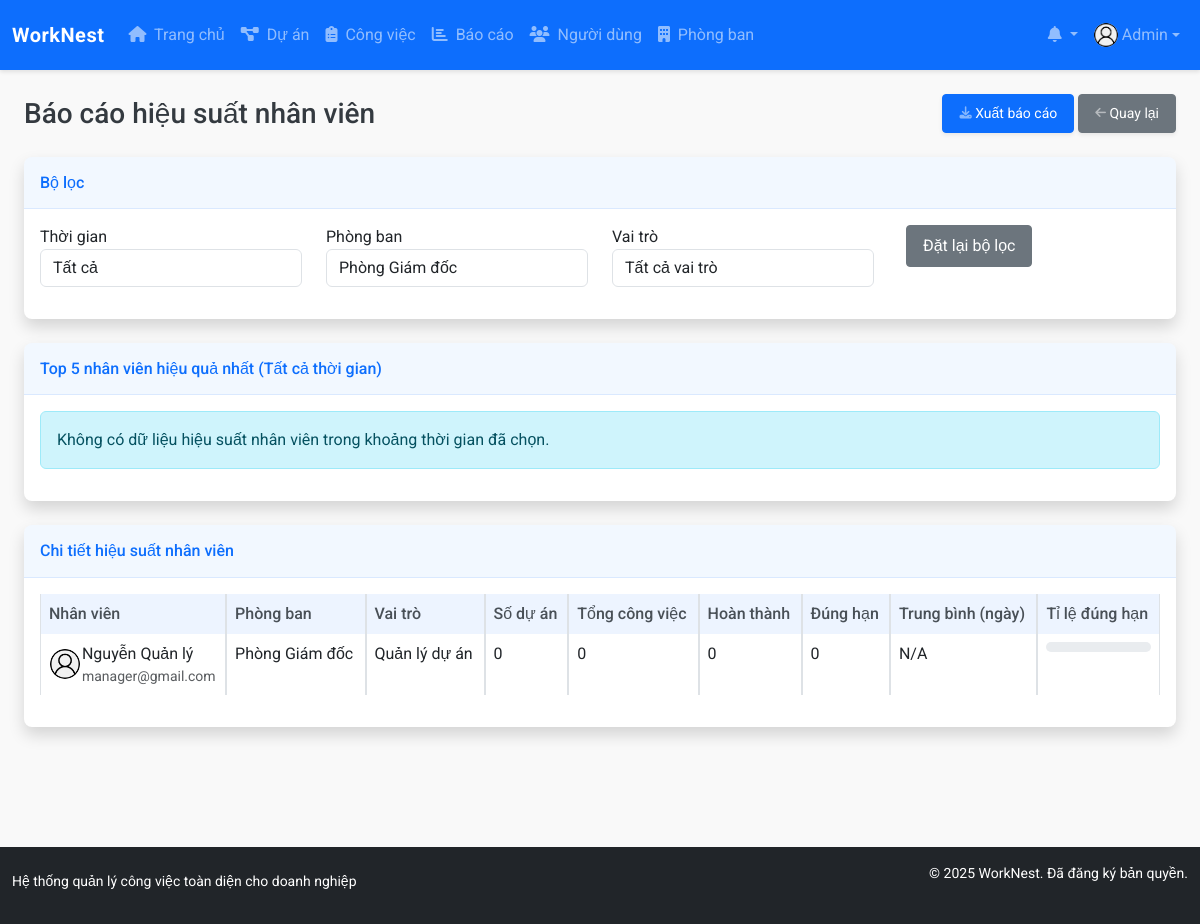
/modules/reports/user_report.php?department_id=1 (signed in), run on an earlier commit of the app's database.
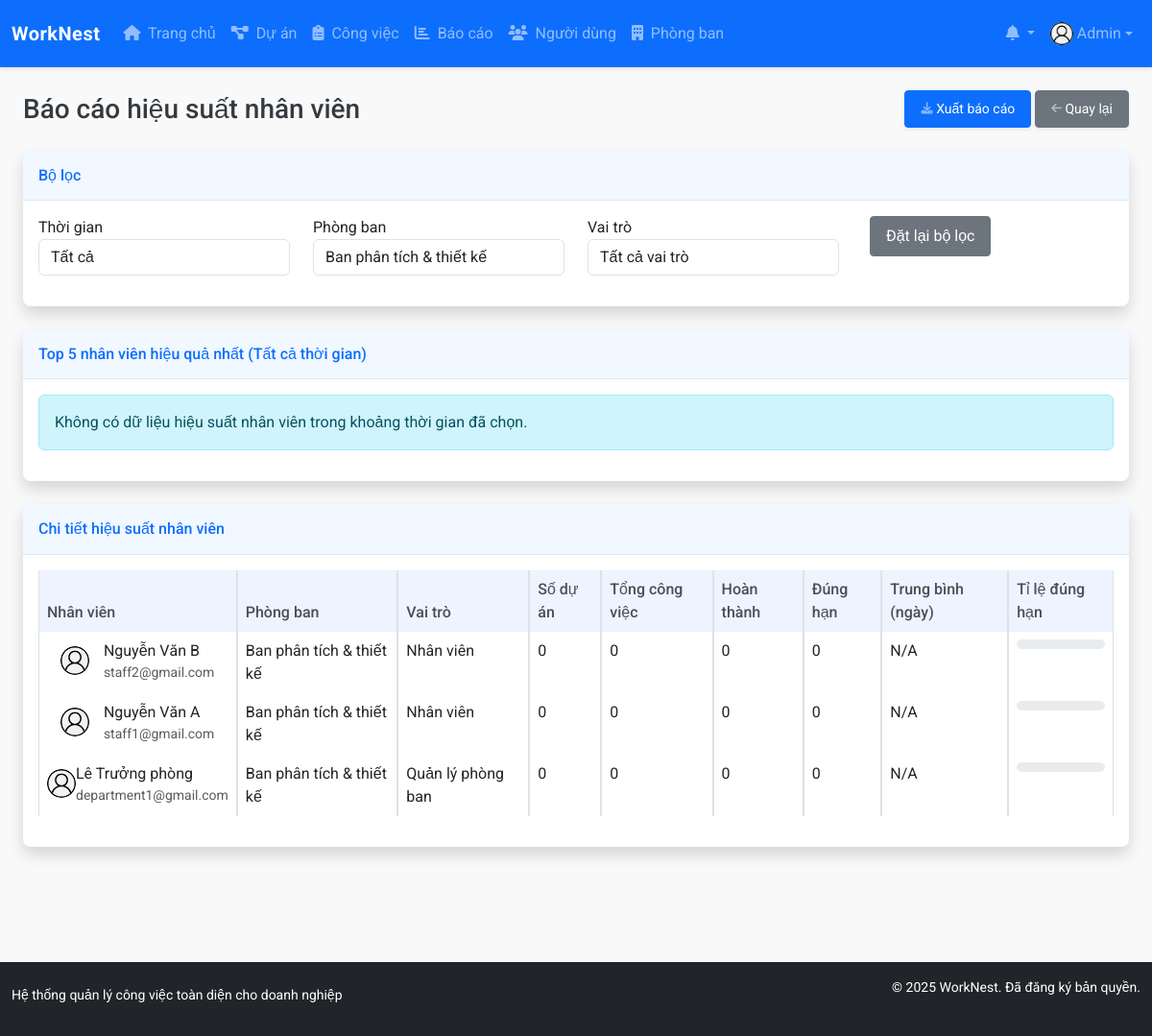
And on a later commit of the database.
### tables this page shows
CREATE TABLE `users` (
  `id` int NOT NULL,
  `name` varchar(100) NOT NULL,
  `email` varchar(100) NOT NULL,
  `password` varchar(255) NOT NULL,
  `role` enum('admin','project_manager','department_manager','staff') NOT NULL DEFAULT 'staff',
  `department_id` int DEFAULT NULL,
  `phone` varchar(20) DEFAULT NULL,
  `avatar` varchar(255) DEFAULT 'assets/images/avatar-default.png',
  `created_at` datetime NOT NULL DEFAULT CURRENT_TIMESTAMP,
  `updated_at` datetime DEFAULT NULL ON UPDATE CURRENT_TIMESTAMP,
  `last_login` datetime DEFAULT NULL
);

CREATE TABLE `departments` (
  `id` int NOT NULL,
  `name` varchar(100) NOT NULL,
  `description` text,
  `manager_id` int DEFAULT NULL,
  `created_at` datetime NOT NULL DEFAULT CURRENT_TIMESTAMP,
  `updated_at` datetime DEFAULT NULL ON UPDATE CURRENT_TIMESTAMP
);

### config/database.php (called while the page is built, shortened)
<?php
$conn = mysqli_connect(DB_HOST, DB_USER, DB_PASS, DB_NAME);
mysqli_set_charset($conn, "utf8mb4");
function query($sql) {
    global $conn;
    $result = mysqli_query($conn, $sql);
    return $result;
}
function fetch_array($result) {
    return mysqli_fetch_assoc($result);
}
function num_rows($result) {
    return mysqli_num_rows($result);
}

### modules/reports/user_report.php (the view, shortened to what the changed rows need)
<?php
$period = isset($_GET['period']) ? $_GET['period'] : 'all';
$where_condition = '';
switch ($period) {
    default:
        $where_condition = "";
        break;
}
$department_id = isset($_GET['department_id']) ? (int)$_GET['department_id'] : 0;
if ($department_id > 0) {
    $where_condition .= " AND u.department_id = $department_id";
}
$departments_sql = "SELECT id, name FROM departments ORDER BY name";
$departments_result = query($departments_sql);
$departments = [];
while ($dept = fetch_array($departments_result)) {
    $departments[$dept['id']] = $dept['name'];
}
$roles = [
    'admin' => 'Quản trị viên',
    'project_manager' => 'Quản lý dự án',
    'department_manager' => 'Quản lý phòng ban',
    'staff' => 'Nhân viên'
];
$users_stats_sql = "SELECT u.id, u.name, u.email, u.avatar, u.role, d.name as department_name,
                  COUNT(t.id) as task_count,
                  SUM(CASE WHEN t.status_id = 3 THEN 1 ELSE 0 END) as completed_count,
                  SUM(CASE WHEN t.status_id = 3 AND t.completed_date <= t.due_date THEN 1 ELSE 0 END) as on_time_count,
                  AVG(CASE WHEN t.status_id = 3 THEN DATEDIFF(t.completed_date, t.start_date) ELSE NULL END) as avg_completion_days,
                  COUNT(DISTINCT p.id) as project_count
                  FROM users u
                  LEFT JOIN departments d ON u.department_id = d.id
                  LEFT JOIN tasks t ON u.id = t.assigned_to
                  LEFT JOIN projects p ON t.project_id = p.id
                  WHERE u.role != 'admin' $where_condition
                  GROUP BY u.id, u.name, u.email, u.avatar, u.role, d.name
                  ORDER BY completed_count DESC, on_time_count DESC";
$users_stats_result = query($users_stats_sql);
include_once '../../templates/header.php';
?>
<div class="container-fluid">
    <div class="d-sm-flex align-items-center justify-content-between mb-4">
        <h1 class="h3 mb-0 text-gray-800">Báo cáo hiệu suất nhân viên</h1>
    </div>
    <div class="card shadow mb-4">
        <div class="card-body">
            <form method="GET" action="">
                <div class="row">
                    <div class="col-md-3 mb-3">
                        <label for="department_id">Phòng ban</label>
                        <select class="form-control" id="department_id" name="department_id" onchange="this.form.submit()">
                            <?php foreach ($departments as $id => $name): ?>
                                <option value="<?php echo $id; ?>" <?php echo $department_id == $id ? 'selected' : ''; ?>>
                                    <?php echo $name; ?>
                                </option>
                            <?php endforeach; ?>
                        </select>
                    </div>
                </div>
            </form>
        </div>
    </div>
    <div class="card shadow mb-4">
        <div class="card-body">
            <div class="table-responsive">
                <table class="table table-bordered" id="userStatsTable" width="100%" cellspacing="0">
                    <thead>
                        <tr>
                            <th>Nhân viên</th>
                            <th>Phòng ban</th>
                            <th>Vai trò</th>
                            <th>Số dự án</th>
                            <th>Tổng công việc</th>
                            <th>Hoàn thành</th>
                            <th>Đúng hạn</th>
                            <th>Trung bình (ngày)</th>
                            <th>Tỉ lệ đúng hạn</th>
                        </tr>
                    </thead>
                    <tbody>
                        <?php if (num_rows($users_stats_result) > 0): ?>
                            <?php while ($user = fetch_array($users_stats_result)): ?>
                                <?php
                                $avg_days = is_null($user['avg_completion_days']) ? 'N/A' : round($user['avg_completion_days'], 1);
                                ?>
                                <tr>
                                    <td>
                                        <div class="d-flex align-items-center justify-content-evenly">
                                            <img src="<?php echo BASE_URL . $user['avatar']; ?>" class="rounded-circle mr-2" width="30" height="30">
                                            <div>
                                                <div><?php echo $user['name']; ?></div>
                                                <div class="small text-muted"><?php echo $user['email']; ?></div>
                                            </div>
                                        </div>
                                    </td>
                                    <td><?php echo $user['department_name']; ?></td>
                                    <td><?php echo $roles[$user['role']]; ?></td>
                                    <td><?php echo $user['project_count']; ?></td>
                                    <td><?php echo $user['task_count']; ?></td>
                                    <td><?php echo $user['completed_count']; ?></td>
                                    <td><?php echo $user['on_time_count']; ?></td>
                                    <td><?php echo $avg_days; ?></td>
                                    <td>
                                        <div class="progress progress-sm">
                                        </div>
                                    </td>
                                </tr>
                            <?php endwhile; ?>
                        <?php else: ?>
                            <tr>
                                <td colspan="9" class="text-center">Không có dữ liệu</td>
                            </tr>
                        <?php endif; ?>
                    </tbody>
                </table>
            </div>
        </div>
    </div>
</div>
<?php
include_once '../../templates/footer.php';
?>

What changed in the data, as far as the page shows it:
no longer on this page (row edited): users: avatar (placeholder picture), name "Nguyễn Quản lý", email "manager@gmail.com", department.name "Phòng Giám đốc", role "Quản lý dự án", project_count "0", task_count "0", completed_count "0", on_time_count "0", avg_days "N/A"
now on this page (row edited): users: avatar (placeholder picture), name "Nguyễn Văn B", email "staff2@gmail.com", department.name "Ban phân tích & thiết kế", role "Nhân viên", project_count "0", task_count "0", completed_count "0", on_time_count "0", avg_days "N/A"
now on this page (row edited): users: avatar (placeholder picture), name "Nguyễn Văn A", email "staff1@gmail.com", department.name "Ban phân tích & thiết kế", role "Nhân viên", project_count "0", task_count "0", completed_count "0", on_time_count "0", avg_days "N/A"
now on this page (row edited): users: avatar (placeholder picture), name "Lê Trưởng phòng", email "department1@gmail.com", department.name "Ban phân tích & thiết kế", role "Quản lý phòng ban", project_count "0", task_count "0", completed_count "0", on_time_count "0", avg_days "N/A"
Also different on the page:
form field department_id: "Phòng Giám đốc" → "Ban phân tích & thiết kế"
